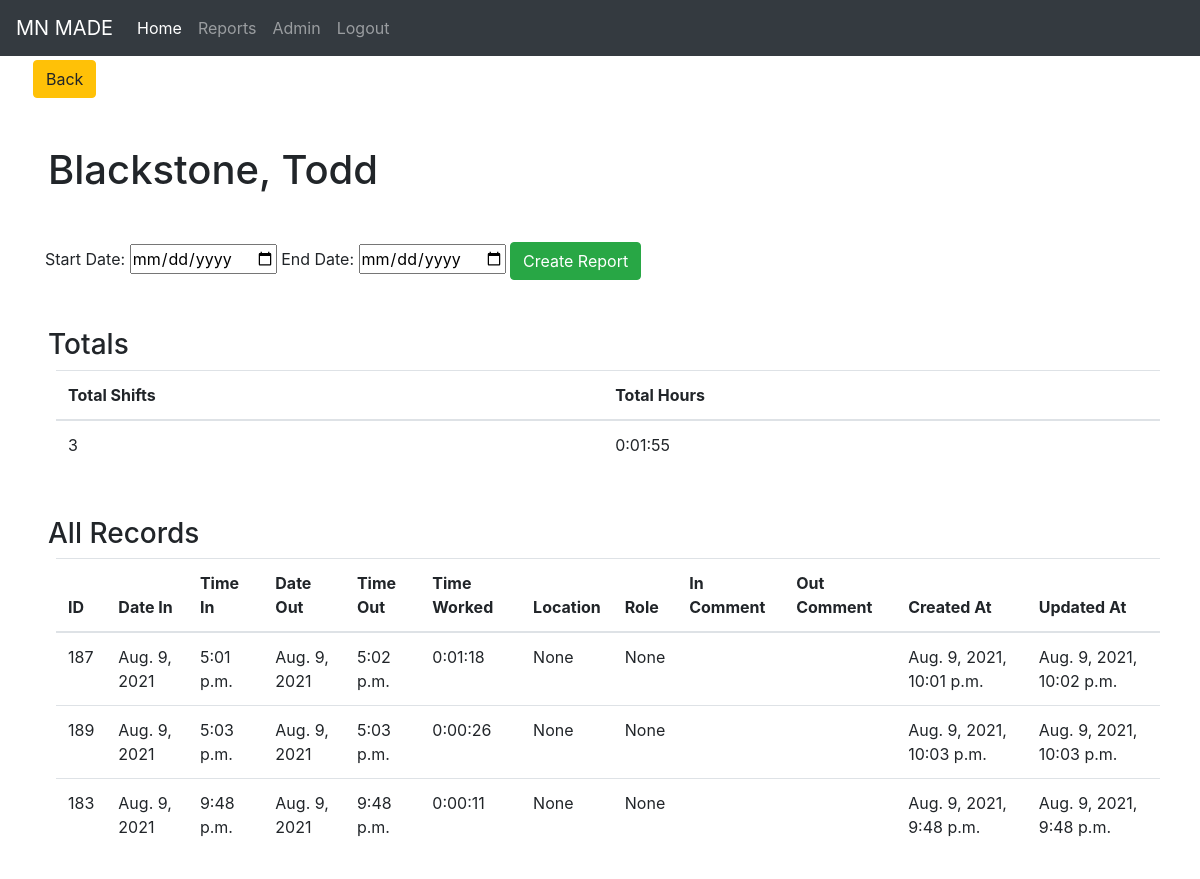
/reports/13 (signed in), run on the app's committed database.
### frontend/models.py (models this page shows, shortened)
class Employee(models.Model):
    first_name=models.CharField(max_length=50)
    last_name=models.CharField(max_length=50)
    is_active=models.BooleanField(default=False)
    location=models.CharField(max_length=255, default="Not Provided")
    role=models.CharField(max_length=255, default="Not Provide")
    objects=EmployeeManager()
    created_at=models.DateTimeField(auto_now_add=True)
    updated_at=models.DateTimeField(auto_now=True)
    class Meta:
        ordering = (
            'last_name',
            'first_name',
            'is_active',
            'location',
            'role'
        )

class ClockSystem(models.Model):
    employee=models.ForeignKey(Employee, related_name="clockSystem", on_delete=models.CASCADE)
    location=models.CharField(max_length=60, null=True, default="None")
    role=models.CharField(max_length=80, null=True, default="None")
    time_worked=models.CharField(max_length=255, null=True)
    in_comment=models.TextField(null=True, default="None")
    out_comment=models.TextField(null=True, default="None")
    date_in=models.DateField(null=True)
    date_out=models.DateField(null=True)
    clocked_in_at=models.TimeField()
    clocked_out_at=models.TimeField(null=True)
    objects=ClockSystemManager()
    created_at=models.DateTimeField(auto_now_add=True)
    updated_at=models.DateTimeField(auto_now=True)
    class Meta:
        ordering = (
            'employee',
            'date_in',
            'date_out',
            'clocked_in_at',
            'clocked_out_at',
            'location',
            'role',
            'time_worked',
            'in_comment',
            'out_comment',
        )

### reports/views.py (the view)
def employee_report(request, employee_id):
    if 'user_id' not in request.session:
        return redirect('/')
    context = {
        'e': Employee.objects.get(id=employee_id),
        'all_clockins': ClockSystem.objects.filter(employee=employee_id),
        'total_time_worked': "",
        'days_worked': ""
    }
    now = datetime.datetime.now()
    datetimeFormat = '%H:%M:%S'
    timeList = []
    for data in context['all_clockins']:
        if not data.date_out:
            time_out = now.strftime("%H:%M:%S")
            dt_1 = str(data.date_in) + ' ' + str(data.clocked_in_at)
            dt_2 = str(now.strftime("%Y-%m-%d")) + ' ' + str(now.strftime("%H:%M:%S"))
            datetimeFormat = '%Y-%m-%d %H:%M:%S'
            diff = datetime.datetime.strptime(dt_2, datetimeFormat) - datetime.datetime.strptime(dt_1, datetimeFormat)
            timeList.append(str(diff))
        else:
            timeList.append(data.time_worked)
    totalSecs = 0
    for tm in timeList:
        timeParts = [int(s) for s in tm.split(':')]
        totalSecs += (timeParts[0] * 60 + timeParts[1]) * 60 + timeParts[2]
    totalSecs, sec = divmod(totalSecs, 60)
    hr, min = divmod(totalSecs, 60)
    total_time_worked = "%d:%02d:%02d" % (hr, min, sec)
    context['total_time_worked'] = total_time_worked
    days_worked = str(len(context['all_clockins']))
    context['days_worked'] = days_worked
    return render(request, 'employee-report.html', context)

### reports/templates/employee-report.html (shortened to what this page needs)
<!DOCTYPE html>
<html lang="en">
    <head>
        {% load static %}
        <link rel="stylesheet" href="https://maxcdn.bootstrapcdn.com/bootstrap/4.0.0/css/bootstrap.min.css">
        <Link rel="stylesheet" href="{% static 'css/style.css' %}" />
    </head>
    <body>
        <div class="reports">
            <nav class="navbar navbar-expand-lg navbar-dark bg-dark">
                <a class="navbar-brand" href="#">MN MADE</a>
                <div class="collapse navbar-collapse" id="navbarNavAltMarkup">
                    <div class="navbar-nav">
                        <a class="nav-item nav-link active" href="/dashboard">Home <span class="sr-only">(current)</span></a>
                        <a class="nav-item nav-link" href="/reports">Reports</a>
                        <a class="nav-item nav-link" href="/admin">Admin</a>
                        <a class="nav-item nav-link" href="/logout">Logout</a>
                    </div>
                </div>
            </nav>
            <div class="row">
                <a href="/reports" class="btn btn-warning ml-5 mt-1">Back</a>
            </div>
            <h1 class="m-5">{{ e.last_name }}, {{ e.first_name }}</h1>
            <div class="container mt-5">
                <div class="report-filter">
                    <form class="form" action="/reports/{{ e.id }}/process-report" method="POST">
                        <label for="start_date">Start Date: </label>
                        <input type="date" name="start_date" value="start_date" />
                        <label for="end_date">End Date: </label>
                        <input type="date" name="end_date" value="end_date" />
                        <button class="btn btn-success" type="submit">Create Report</button>
                    </form>
                </div>
            </div>
            <section class="totals m-5">
                <h3>Totals</h3>
                <table class="table m-2">
                    <thead>
                        <th>Total Shifts</th>
                        <th>Total Hours</th>
                    </thead>
                    <tbody>
                        <td>{{ days_worked }}</td>
                        <td>{{ total_time_worked }}</td>
                </table>
            </section>
            <section class="data-sec m-5">
                <h3>All Records</h3>
                <table class="table m-2">
                    <thead>
                        <th>ID</th>
                        <th>Date In</th>
                        <th>Time In</th>
                        <th>Date Out</th>
                        <th>Time Out</th>
                        <th>Time Worked</th>
                        <th>Location</th>
                        <th>Role</th>
                        <th>In Comment</th>
                        <th>Out Comment</th>
                        <th>Created At</th>
                        <th>Updated At</th>
                    </thead>
                    <tbody>
                        {% for res in all_clockins %}
                            <tr>
                                <td>{{ res.id }}</td>
                                <td>{{ res.date_in }}</td>
                                <td>{{ res.clocked_in_at }}
                                <td>{{ res.date_out }}</td>
                                <td>{{ res.clocked_out_at }}</td>
                                <td>{{ res.time_worked }}</td>
                                <td>{{ res.location }}</td>
                                <td>{{ res.role }}</td>
                                <td>{{ res.in_comment }}</td>
                                <td>{{ res.out_comment }}</td>
                                <td>{{ res.created_at }}</td>
                                <td>{{ res.updated_at }}</td>
                            </tr>
                        {% endfor %}
                    </tbody>
                </table>
            </section>
        </div>
    </body>
</html>

### frontend/static/css/style.css (style rules this page uses)
* { margin: 0px; padding: 0px; }
.nav-link { color: white; }

### data on the page
Employee: last_name "Blackstone", first_name "Todd"
ClockSystem: id "187", date_in "Aug. 9, 2021", clocked_in_at "5:01 p.m.", date_out "Aug. 9, 2021", clocked_out_at "5:02 p.m.", time_worked "0:01:18", location "None", role "None", created_at "Aug. 9, 2021, 10:01 p.m.", updated_at "Aug. 9, 2021, 10:02 p.m."
ClockSystem: id "189", date_in "Aug. 9, 2021", clocked_in_at "5:03 p.m.", date_out "Aug. 9, 2021", clocked_out_at "5:03 p.m.", time_worked "0:00:26", location "None", role "None", created_at "Aug. 9, 2021, 10:03 p.m.", updated_at "Aug. 9, 2021, 10:03 p.m."
ClockSystem: id "183", date_in "Aug. 9, 2021", clocked_in_at "9:48 p.m.", date_out "Aug. 9, 2021", clocked_out_at "9:48 p.m.", time_worked "0:00:11", location "None", role "None", created_at "Aug. 9, 2021, 9:48 p.m.", updated_at "Aug. 9, 2021, 9:48 p.m."

### other printed values
{{ days_worked }} "3"
{{ total_time_worked }} "0:01:55"
